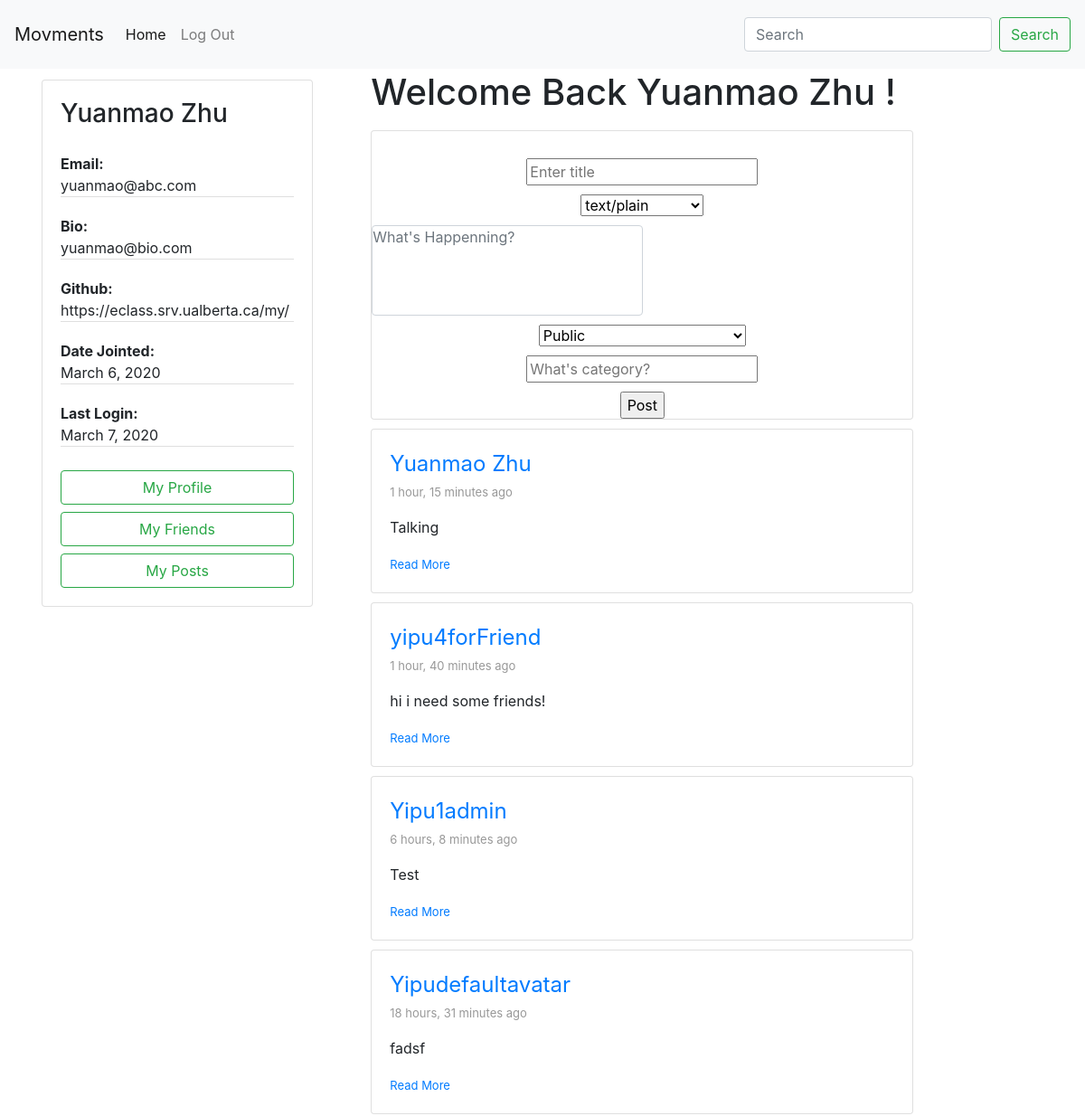
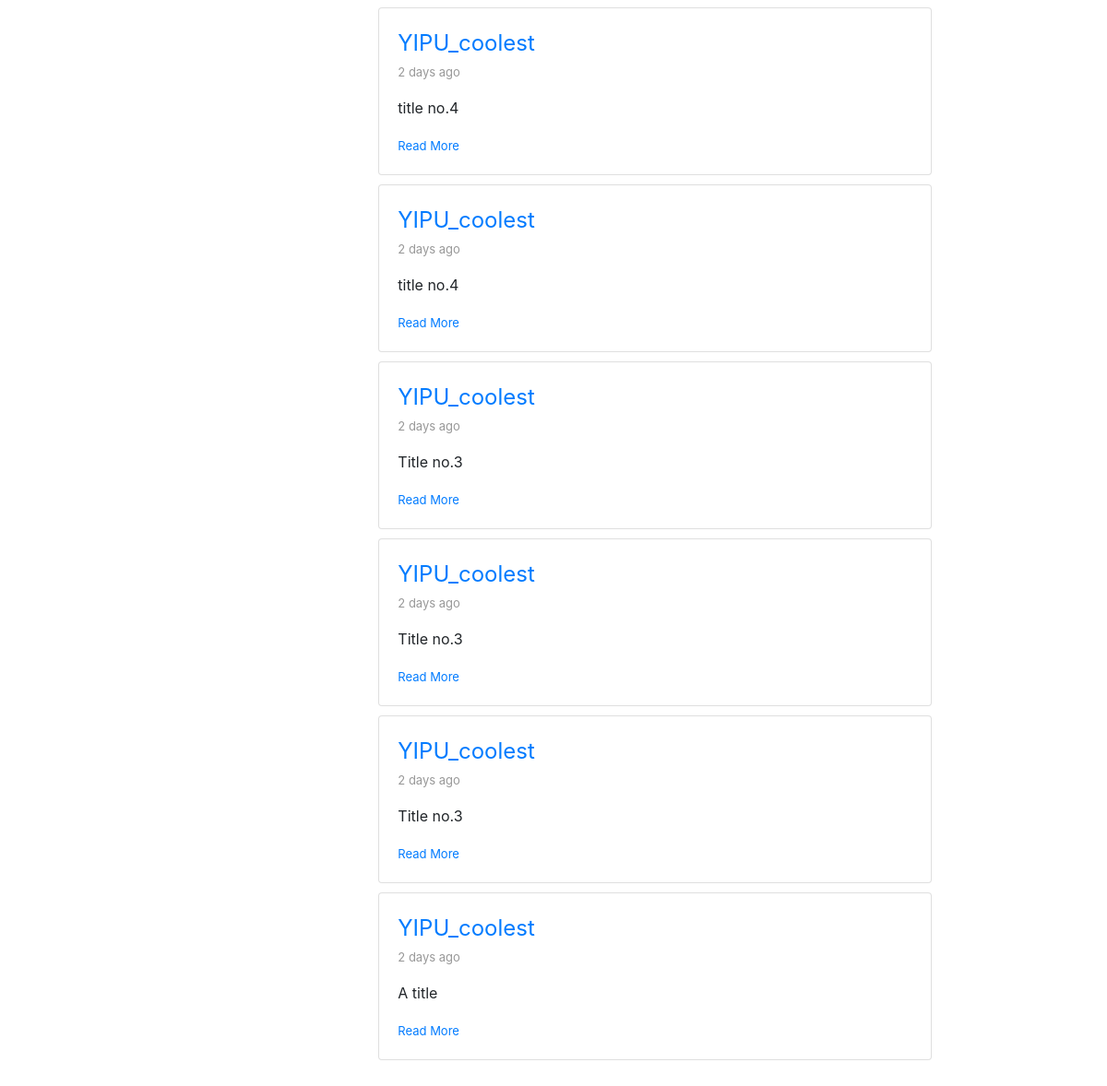
Screenshot of /service/posts/ (signed in) with the database file from the repository (2 pictures, top to bottom).
### accounts/models.py (models this page shows, shortened)
class Author(AbstractBaseUser):
    email=models.EmailField(
        verbose_name='email address',
        max_length=60,
        unique=True,
    )
    uid_str = uuid.uuid4().urn
    uuid_str = uid_str[9:] # str(settings.HOSTNAME)+"/author/"+
    id = models.CharField(primary_key=True, default=uuid_str, editable=False,max_length=100,unique=True)
    displayName = models.CharField(max_length=30)
    host = models.URLField(default=settings.HOSTNAME, max_length=100)
    url = models.URLField(default=uuid_str,max_length=100)
    avatar = models.ImageField(upload_to='avatar/', default = 'avatar/default-avatar.png', blank=True, null=True)
    github = models.URLField(default="", max_length=100, null=True)
    bio = models.CharField(max_length=200, null=True)
    date_joined=models.DateField(verbose_name="date joined", auto_now=True)
    last_login=models.DateField(verbose_name="date joined", auto_now=True)
    is_active=models.BooleanField(default=True)
    is_admin=models.BooleanField(default=False)
    objects = AuthorManager()
    USERNAME_FIELD = 'email'
    REQUIRED_FIELDS = ['displayName', ]

### posting/models.py (models this page shows)
class Post(models.Model):
    POST_VISIBILITY = (
        ('PUBLIC', 'Public'),
        ('PRIVATE', 'Prviate to self'),
        ('FRIENDS', 'Private to friends'),
        ('FOAF', 'Private to friends of friends'),
        ('SERVERONLY', 'Private to local friends'),
    )
    CONTENT_TYPE = {
        ('text', 'text/plain'),
        ('md', 'text/markdown'),
    }
    id = models.UUIDField(primary_key=True, default=uuid.uuid4, editable=False)
    author = models.ForeignKey(Author, on_delete=models.CASCADE)
    title = models.CharField(max_length=50)
    content_type = models.CharField(max_length=4, default = 'text', choices=CONTENT_TYPE)
    content = models.CharField(max_length=200)
    category = models.CharField(max_length=200)
    pub_date = models.DateTimeField('date posted', auto_now_add=True, blank=True)
    visibility = models.CharField(max_length=10, default = 'PUBL', choices=POST_VISIBILITY)

### posting/views.py (the view, shortened to what this page needs)
# urls.py: path('posts/', views.ViewPublicPosts, name='view public posts'),
def ViewPublicPosts(request):
    public_posts = Post.objects.filter(visibility='PUBLIC').order_by('-pub_date')[:10]
    form = PostNewForm(request.POST or None)
    context = {
        'public_post_list': public_posts,
        'form': form,
    }
    return render(request, "posting/publicPosts.html", context)

### posting/forms.py
class PostNewForm(forms.ModelForm):
    content = forms.CharField(
        widget=forms.Textarea(
            attrs={
                "class": "textarea form-control",
                "rows": 10,
                "cols": 40,
                "style": "resize:none",
            }
        )
    )
    class Meta:
        model = Post
        fields = [
            'title',
            'content_type',
            'content',
            'visibility',
            'category',
        ]

### posting/templates/posting/publicPosts.html (shortened to what this page needs)
{% extends 'posting/home.html' %}
{% block shortProfile %}
    {% if request.user.is_authenticated %}
        <div class="short-profile">
            {% include 'posting/profile-card.html' with request=request %}
        </div>
    {% endif %}
{% endblock %}
{% block content %}
    {% if public_post_list %}
        <ul>
            {% for post in public_post_list %}
            <li>
                {% include 'posting/post-inline-view.html' with post=post %}
            </li>
            {% endfor %}
        </ul>
    {% else %}
        <p>No Public posts... Go make some!</p>
    {% endif %}
{% endblock %}
{% block newPost %}
    {% if request.user.is_authenticated %}
        {% include 'posting/post-input-form.html' with post=post %}
    {% endif %}
{% endblock %}

### posting/templates/posting/profile-card.html
<div class="card" style="width: 300px;">
    <div class="card-body">
    <h3 class="card-title">{{request.user.displayName }}</h3>
    <p class="card-text">
        <ul class="list-group list-group-flush">
            <li class="list-group-item" style="padding: 0;"><span style="font-weight: bold;">Email:</span><br>{{ request.user.email }}</li>
            <li class="list-group-item" style="padding: 0;"><span style="font-weight: bold;">Bio:</span><br>{{ request.user.bio }}</li>
            <li class="list-group-item" style="padding: 0;"><span style="font-weight: bold;">Github:</span><br>{{ request.user.github }}</li>
            <li class="list-group-item" style="padding: 0;"><span style="font-weight: bold;">Date Jointed:</span><br> {{ request.user.date_joined }}</li>
            <li class="list-group-item" style="padding: 0;"><span style="font-weight: bold;">Last Login:</span><br>{{ request.user.last_login }}</li>
        </ul>
    </p>
    <div id="user-menu">
        <a href="{% url 'accounts:view profile' request.user.id %}" class="btn btn-outline-success btn-block">My Profile</a>
        <a href="{% url 'friendship:get friends list' request.user.id %}" class="btn btn-outline-success btn-block">My Friends</a>
        <a href="{% url 'posting:view user posts' request.user.id %}" class="btn btn-outline-success btn-block">My Posts</a>
    </div>
    </div>
</div>

### posting/templates/posting/post-input-form.html (shortened to what this page needs)
<h1 style="text-align:center">Welcome Back {{ request.user.displayName }} !</h1>
<div class="card" style="width: 600px;">
    <form action="." method="POST" class="post-form">
            {{ form.as_ul }}
        <input type="submit" value="Post">
    </form>
</div>

### posting/templates/posting/post-inline-view.html
<div class="card" style="width:600px">
    <div class="card-body">
      <a class="displa-name" style="font-size:x-large" href="{% url 'accounts:view profile' post.author.id %}">{{post.author.displayName}}</a>
      <br>
      <span id="timestamp">{{ post.pub_date|timesince }} ago</span>
      <p class="card-text"><p>{{ post.title }}</p></p>
      <a  class="" href="{% url 'posting:view post details' post.id %}" style="font-size: small;" >Read More</a>
    </div>
</div>

### rows the page displays
Author: user.displayName "Yuanmao Zhu", user.email "yuanmao@abc.com", user.bio "yuanmao@bio.com", user.github "https://eclass.srv.ualberta.ca/my/", user.date_joined "March 6, 2020", user.last_login "March 7, 2020"
Post: author.displayName "Yuanmao Zhu", pub_date "1 hour, 15 minutes", title "Talking"
Post: author.displayName "yipu4forFriend", pub_date "1 hour, 40 minutes", title "hi i need some friends!"
Post: author.displayName "Yipu1admin", pub_date "6 hours, 8 minutes", title "Test"
Post: author.displayName "Yipudefaultavatar", pub_date "18 hours, 31 minutes", title "fadsf"
Post: author.displayName "YIPU_coolest", pub_date "2 days", title "title no.4"
Post: author.displayName "YIPU_coolest", pub_date "2 days", title "title no.4"
Post: author.displayName "YIPU_coolest", pub_date "2 days", title "Title no.3"
Post: author.displayName "YIPU_coolest", pub_date "2 days", title "Title no.3"
Post: author.displayName "YIPU_coolest", pub_date "2 days", title "Title no.3"
Post: author.displayName "YIPU_coolest", pub_date "2 days", title "A title"
